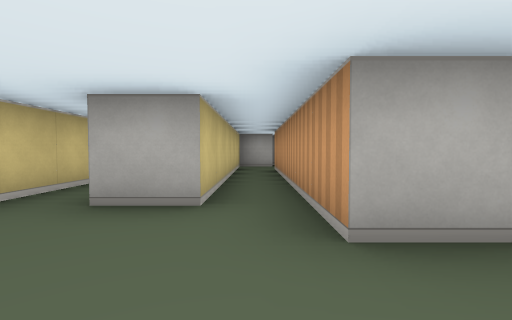
[1] (above)

15 first-person views from a walk through a cub3D ray-caster map. The camera is about half as high as the walls, tilts 2° down and sees 85° across. The floor is counted in squares. Each view is taken from the middle of a square. On the plan, view 1 faces up. The plan holds only what a view shows up to about 9 squares ahead; the rest is blank. The place goes on beyond the plan.

[2]
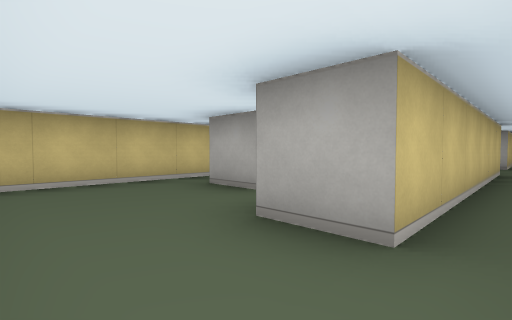

[3]
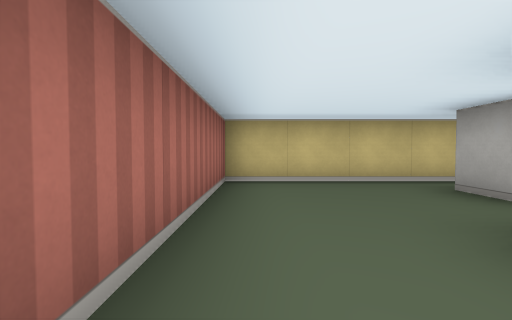

[4]
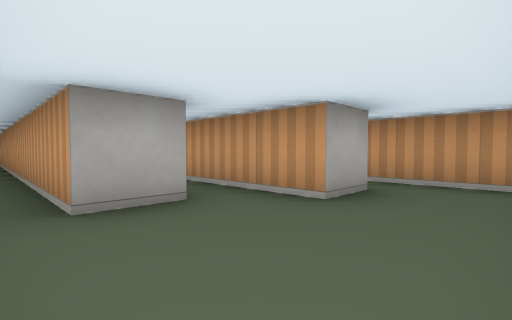

[5]
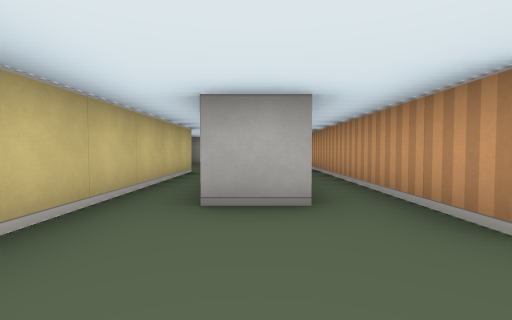

[6]
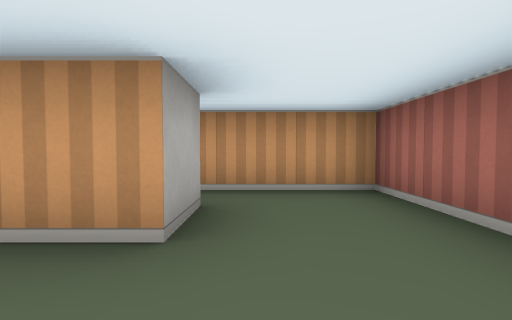

[7]
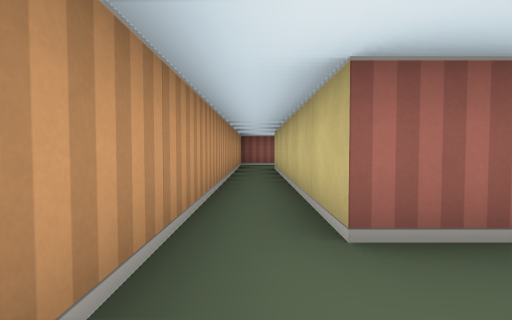

[8]
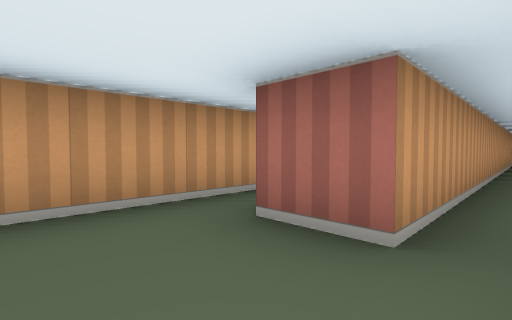

[9]
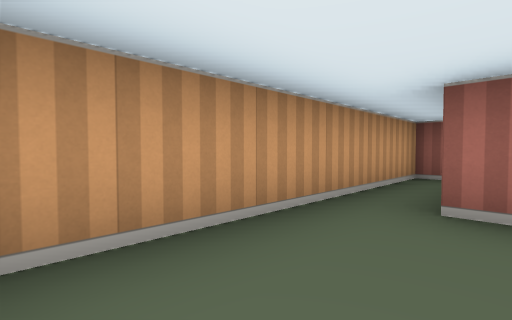

[10]
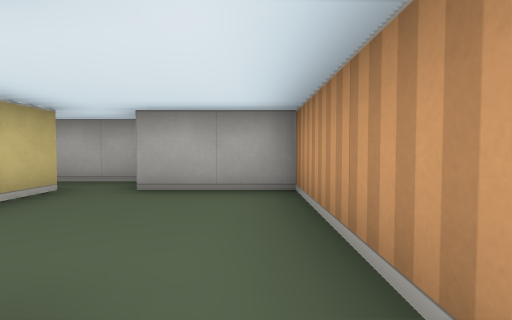

[11]
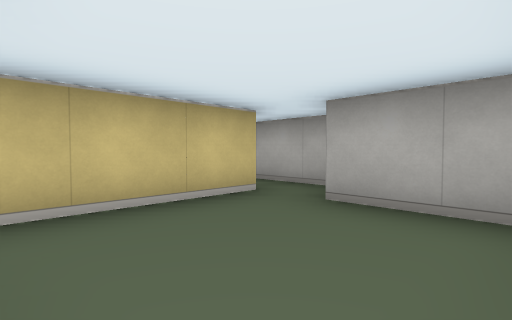

[12]
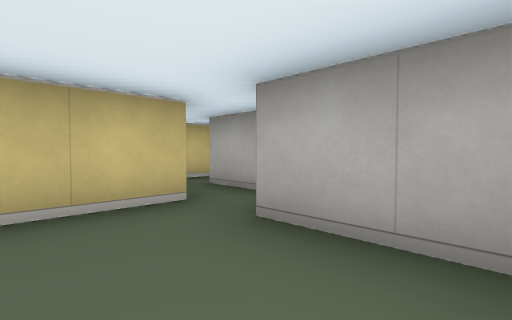

[13]
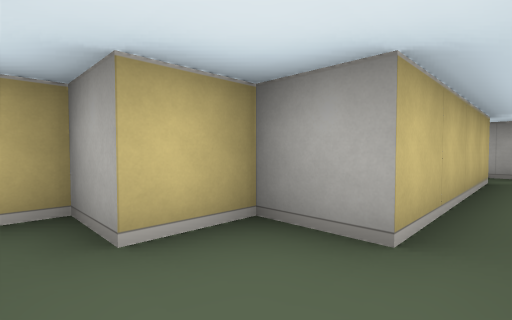

[14]
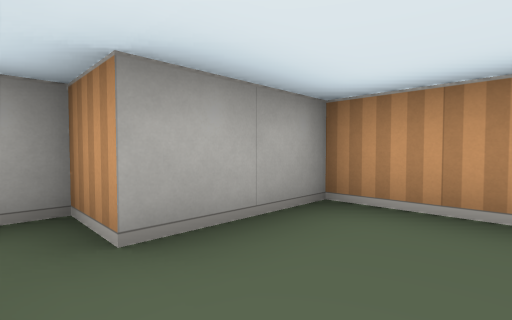

[15]
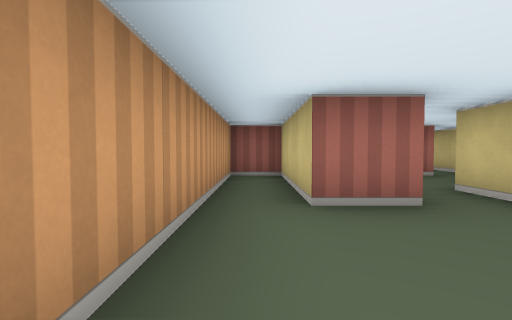

### Floor plan
Ten units are one square. View 1 is at (0, 0); x grows to the right and y downward. Boxes are objects, and circles mark ways between rooms. Rooms are numbered by the first view taken in them; rooms with no view inside come last. Other rooms are left out.
<svg viewBox="-30 -150 80 160">
<path fill="none" stroke="#000" d="M15 -15 5 -15 5 -75 15 -75M-25 -65 -25 5 15 5M5 -85 -5 -85 -5 -25 -15 -25 -15 -64M15 -75 15 -15M15 5 25 5 25 -105M15 -105 15 -95 5 -95 5 -85M25 -105 35 -105 35 -75 45 -75 45 -135 25 -135 25 -145 15 -145M15 -136 15 -105"/>
<circle cx="10" cy="-5" r="3" fill="#2a7"/>
<circle cx="10" cy="-80" r="3" fill="#2a7"/>
<circle cx="20" cy="-100" r="3" fill="#2a7"/>
<text x="0" y="-30">1</text>
<text x="20" y="-50">2</text>
<text x="30" y="-110">3</text>
</svg>
Room 1 opens to room 2. Room 2 opens to room 3.

Where each view was taken, in squares from view 1:
view 1: 0 up, 0 right, facing up
view 2: 0 up, 2 right, facing up-left
view 3: 0 up, 2 right, facing left
view 4: 0 up, 2 left, facing up-right
view 5: 0 up, 1 left, facing up
view 6: 1 up, 1 left, facing right
view 7: 9 up, 2 right, facing down
view 8: 12 up, 2 right, facing down-right
view 9: 13 up, 3 right, facing down-right
view 10: 10 up, 4 right, facing up
view 11: 11 up, 4 right, facing up-left
view 12: 12 up, 4 right, facing up-left
view 13: 8 up, 2 right, facing up-left
view 14: 12 up, 2 right, facing up-right
view 15: 13 up, 4 right, facing down
